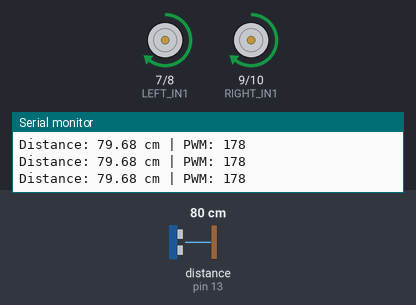
A sketch run on a simulated Arduino Uno, built with avr-gcc and run on an emulated ATmega328P. Parts: motor-driver pin pairs drawn as motors (green arrow = first pin HIGH = forward, orange = second pin HIGH = backward, longer = more drive, scaled by the enable pin), the last lines printed to the serial monitor. Wiring (inferred from the names in the program): ultrasonic range finder: trigger pin 12; echo pin 13. The inputs (shaded band) are chosen by the test bench; at power-on: distance to the obstacle (sensor on pin 13) 80 cm. The echo pulse lasts 58.3 µs per cm.

Above: at 1.2 s.
1.3 s: distance to the obstacle (sensor on pin 13) set to 250 cm
At 1.7 s:
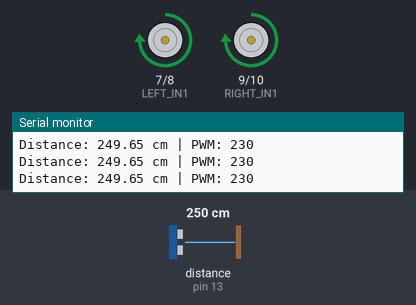
2.8 s: distance to the obstacle (sensor on pin 13) set to 35 cm
At 3.9 s:
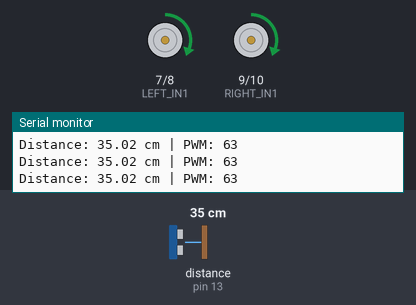
4.3 s: distance to the obstacle (sensor on pin 13) set to 12 cm
At 5.5 s:
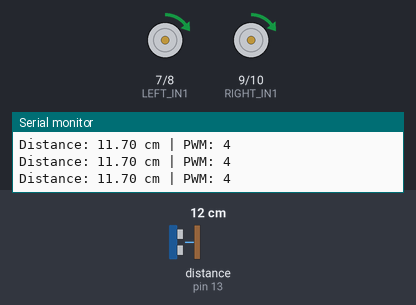
7.3 s: distance to the obstacle (sensor on pin 13) set to 9 cm
At 8.5 s:
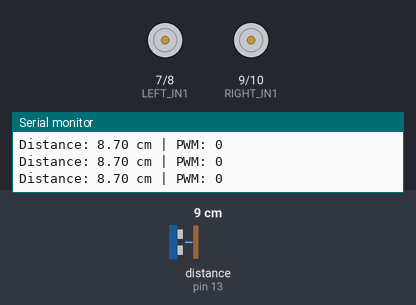
8.8 s: distance to the obstacle (sensor on pin 13) set to 60 cm
At 9.4 s:
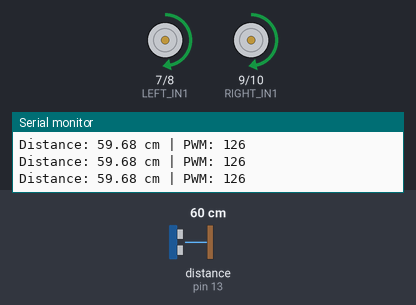
10.3 s: distance to the obstacle (sensor on pin 13) set to 2 cm
At 10.7 s:
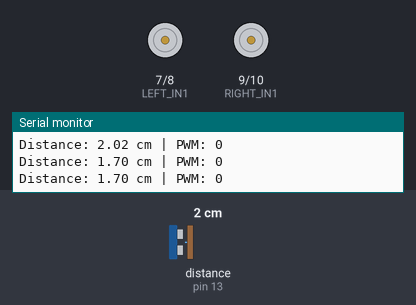
Timing chart, 0 to 12.8 s (numbered marks = the images above; inputs shaded):
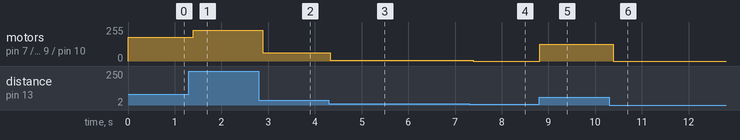

The sketch:

Q1_bonus.ino
```cpp
/*
  Week 3 - Task 1 Bonus
  Motor speed increases with measured distance.

  The proportional mapping is:
    distance <= STOP_DISTANCE  -> speed = 0
    distance >= MAX_DISTANCE   -> speed = MAX_SPEED
    otherwise                  -> speed rises linearly

  This is an open-loop speed command, not closed-loop RPM control.
*/

const uint8_t EN_LEFT = 5;
const uint8_t LEFT_IN1 = 7;
const uint8_t LEFT_IN2 = 8;

const uint8_t EN_RIGHT = 6;
const uint8_t RIGHT_IN1 = 9;
const uint8_t RIGHT_IN2 = 10;

const uint8_t TRIG_PIN = 12;
const uint8_t ECHO_PIN = 13;

const float STOP_DISTANCE_CM = 10.0;
const float MAX_DISTANCE_CM = 100.0;
const uint8_t MAX_SPEED = 230;

float readDistanceCm()
{
  digitalWrite(TRIG_PIN, LOW);
  delayMicroseconds(2);
  digitalWrite(TRIG_PIN, HIGH);
  delayMicroseconds(10);
  digitalWrite(TRIG_PIN, LOW);

  // Timeout prevents pulseIn() from blocking for too long.
  const unsigned long duration = pulseIn(ECHO_PIN, HIGH, 25000UL);

  if (duration == 0) {
    return -1.0; // No echo / out of range
  }

  return duration * 0.0343f / 2.0f;
}

uint8_t distanceToSpeed(float distanceCm)
{
  if (distanceCm <= STOP_DISTANCE_CM) {
    return 0;
  }

  if (distanceCm >= MAX_DISTANCE_CM) {
    return MAX_SPEED;
  }

  const float fraction =
    (distanceCm - STOP_DISTANCE_CM) /
    (MAX_DISTANCE_CM - STOP_DISTANCE_CM);

  return (uint8_t)(fraction * MAX_SPEED);
}

void setForward(uint8_t speed)
{
  digitalWrite(LEFT_IN1, HIGH);
  digitalWrite(LEFT_IN2, LOW);
  digitalWrite(RIGHT_IN1, HIGH);
  digitalWrite(RIGHT_IN2, LOW);

  analogWrite(EN_LEFT, speed);
  analogWrite(EN_RIGHT, speed);
}

void stopMotors()
{
  analogWrite(EN_LEFT, 0);
  analogWrite(EN_RIGHT, 0);

  digitalWrite(LEFT_IN1, LOW);
  digitalWrite(LEFT_IN2, LOW);
  digitalWrite(RIGHT_IN1, LOW);
  digitalWrite(RIGHT_IN2, LOW);
}

void setup()
{
  Serial.begin(9600);

  pinMode(EN_LEFT, OUTPUT);
  pinMode(LEFT_IN1, OUTPUT);
  pinMode(LEFT_IN2, OUTPUT);

  pinMode(EN_RIGHT, OUTPUT);
  pinMode(RIGHT_IN1, OUTPUT);
  pinMode(RIGHT_IN2, OUTPUT);

  pinMode(TRIG_PIN, OUTPUT);
  pinMode(ECHO_PIN, INPUT);

  stopMotors();
}

void loop()
{
  const float distanceCm = readDistanceCm();

  // Fail-safe: stop if the sensor returns no echo.
  if (distanceCm < 0) {
    stopMotors();
    Serial.println(F("No echo: motors stopped"));
    delay(100);
    return;
  }

  const uint8_t speed = distanceToSpeed(distanceCm);

  if (speed == 0) {
    stopMotors();
  } else {
    setForward(speed);
  }

  Serial.print(F("Distance: "));
  Serial.print(distanceCm);
  Serial.print(F(" cm | PWM: "));
  Serial.println(speed);

  delay(100);
}
```

Measured:
- after the input at 1.3 s, motor on pin 7 (LEFT_IN1) / pin 8 (LEFT_IN2), motor on pin 9 (RIGHT_IN1) / pin 10 (RIGHT_IN2): forward 178/255 → forward 230/255 after 0.09 s
- after the input at 2.8 s, motor on pin 7 (LEFT_IN1) / pin 8 (LEFT_IN2), motor on pin 9 (RIGHT_IN1) / pin 10 (RIGHT_IN2): forward 230/255 → forward 63/255 after 0.09 s
- after the input at 4.3 s, motor on pin 7 (LEFT_IN1) / pin 8 (LEFT_IN2), motor on pin 9 (RIGHT_IN1) / pin 10 (RIGHT_IN2): forward 63/255 → forward 5/255 at once, → forward 4/255 0.10 s later
- after the input at 7.3 s, motor on pin 7 (LEFT_IN1) / pin 8 (LEFT_IN2), motor on pin 9 (RIGHT_IN1) / pin 10 (RIGHT_IN2): forward 4/255 → stopped after 0.09 s
- after the input at 8.8 s, motor on pin 7 (LEFT_IN1) / pin 8 (LEFT_IN2), motor on pin 9 (RIGHT_IN1) / pin 10 (RIGHT_IN2): stopped → forward 126/255 at once
- after the input at 10.3 s, motor on pin 7 (LEFT_IN1) / pin 8 (LEFT_IN2), motor on pin 9 (RIGHT_IN1) / pin 10 (RIGHT_IN2): forward 126/255 → stopped after 0.08 s
